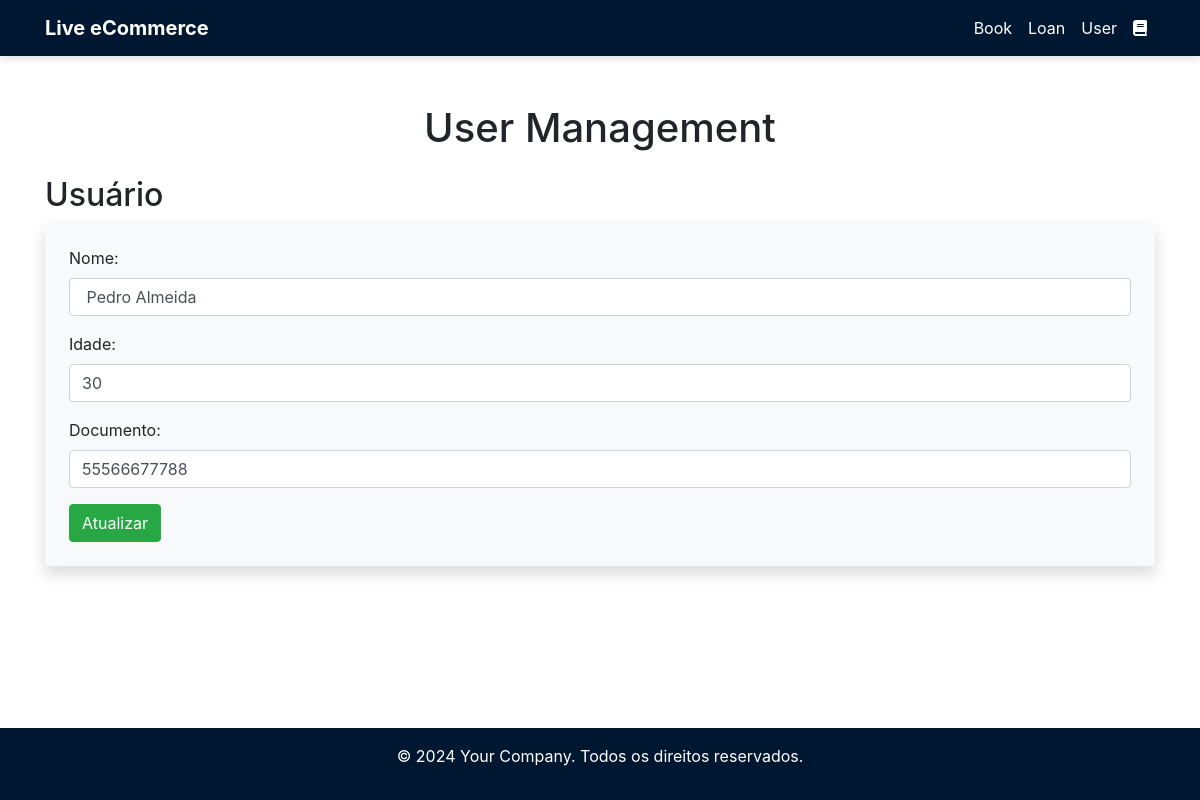
/view/user.php?acao=editar&id=20, run on the app's committed database.
### tables this page shows
CREATE TABLE `users` (
  `id` int NOT NULL AUTO_INCREMENT,
  `name` varchar(100) NOT NULL,
  `age` int NOT NULL,
  `document` varchar(50) NOT NULL,
  PRIMARY KEY (`id`)
);

### includes/conexao.php (called while the page is built, shortened)
<?php
class Conexao {
    public static $instance;
    public static function getInstance() {
        if (!isset(self::$instance)) {
            self::$instance = new PDO('mysql:host=172.17.0.2;dbname=library', 'root', 'root',
                                        array(PDO::MYSQL_ATTR_INIT_COMMAND => "SET NAMES utf8")
                                    );
            self::$instance->setAttribute(PDO::ATTR_ERRMODE, PDO::ERRMODE_EXCEPTION);
            self::$instance->setAttribute(PDO::ATTR_ORACLE_NULLS, PDO::NULL_EMPTY_STRING);
        }
        return self::$instance;
    }
}
?>

### model/userModel.php (called while the page is built, shortened)
<?php
require_once __DIR__ . '/../includes/conexao.php';
require_once __DIR__ . '/../object/userObject.php';
class ModelUser{
  public static $table = 'users';
  public static function buscaId($id) {
    try {
        $sql = "SELECT * FROM ".self::$table." WHERE id = :id";
        $p_sql = Conexao::getInstance()->prepare($sql);
        $p_sql->bindValue(":id", $id);
        $p_sql->execute();
        $result = $p_sql->fetch(PDO::FETCH_ASSOC);
        if ($result) {
            return self::Popular($result);
            return null;
        }
    } catch (Exception $e) {
        print "Ocorreu um erro ao tentar executar esta ação, foi gerado um LOG do mesmo, tente novamente mais tarde.";
    }
}
  public static function Popular($row) {
    $retorno = new User;
    $retorno->setId($row['id']);
    $retorno->setName($row['name']);
    $retorno->setAge($row['age']);
    $retorno->setDocument($row['document']);
    return $retorno;
}
}

### controller/userController.php (called while the page is built, shortened)
<?php
require_once __DIR__ . '/../model/userModel.php';
class ControlUser{
  public static function BuscaId($id){
    return ModelUser::buscaid($id);
  }
}

### object/userObject.php (called while the page is built, shortened)
<?php
class User {
    private $name;
    private $age;
    private $document;
    public function getName()
    {
      return $this->name;
    }
    public function setName($var){
      $this->name = $var;
    }
    public function getAge()
    {
      return $this->age;
    }
    public function setAge($var){
      $this->age = $var;
    }
    public function getDocument()
    {
      return $this->document;
    }
    public function setDocument($var){
      $this->document = $var;
    }
}

### view/user.php (the view, shortened to what this page needs)
<?php
require_once 'header.php';
require_once '../controller/userController.php';
require_once '../model/userModel.php';
$controller = new ControlUser;
$acao = isset($_GET['acao']) ? $_GET['acao'] : '';
$id = isset($_GET['id']) ? $_GET['id'] : '';
if ($acao == 'editar') {
    $editUser = $controller->BuscaId($id);
}
?>
<!DOCTYPE html>
<html lang="pt-BR">
<head>
    <link rel="stylesheet" href="https://stackpath.bootstrapcdn.com/bootstrap/4.5.2/css/bootstrap.min.css">
</head>
<body>
<div class="container mt-5">
    <h1 class="text-center">User Management</h1>
    <?php if ($acao == 'novo' || $acao == 'editar') { ?>
        <h2 class="mt-4">Usuário</h2>
        <form action="user.php" method="POST" class="bg-light p-4 rounded shadow">
            <div class="form-group">
                <label for="name">Nome:</label>
                <input type="text" id="name" name="name" class="form-control"
                       value="<?php echo ($acao === 'editar' && $editUser) ? $editUser->getName() : ''; ?>" required>
            </div>
            <div class="form-group">
                <label for="age">Idade:</label>
                <input type="number" id="age" name="age" class="form-control"
                       value="<?php echo ($acao === 'editar' && $editUser) ? $editUser->getAge() : ''; ?>" required>
            </div>
            <div class="form-group">
                <label for="document">Documento:</label>
                <input type="text" id="document" name="document" class="form-control"
                       value="<?php echo ($acao === 'editar' && $editUser) ? $editUser->getDocument() : ''; ?>" required>
            </div>
            <button type="submit" class="btn btn-success" name="<?php echo ($acao == 'editar') ? 'BtnAtualizar' : 'BtnAdicionar'; ?>">
                <?php echo ($acao == 'editar') ? 'Atualizar' : 'Adicionar'; ?>
            </button>
        </form>
    <?php } ?>
</div>
<?php require_once 'footer.php'; ?>
</body>
</html>

### view/footer.php (style rules this page uses)
html, body { height: 100%; }
body { display: flex; flex-direction: column; }
.container { flex-grow: 1; }

### data on the page
users: name "Pedro Almeida", age "30", document "55566677788"
